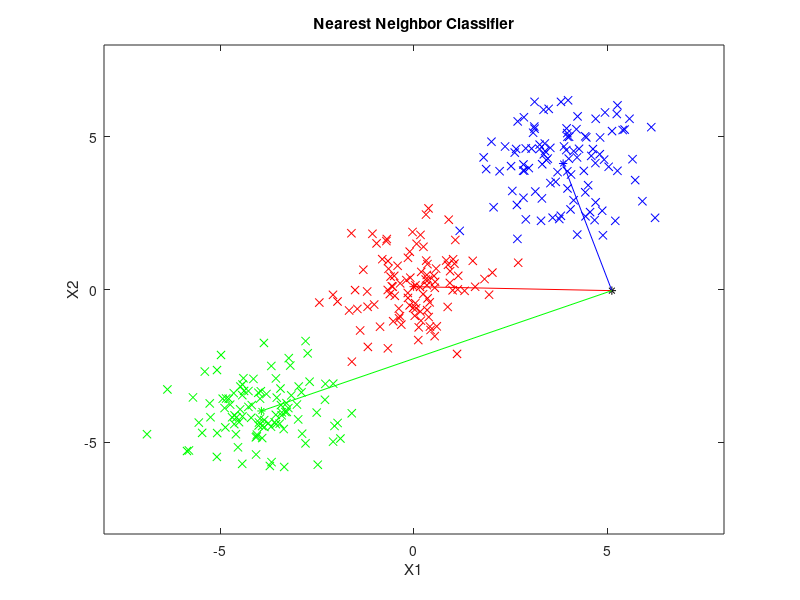

MATLAB code for this plot:
clc; clear; close all;

labels = ['r'; 'b'; 'g'];

load('datasets/three-balls/threeballs.mat');

point = 16 * (rand(2,1) - 0.5);

centroid1 = sum(data(1:2,1:100),2) / size(data(1:2,1:100),2);
centroid2 = sum(data(1:2,101:200),2) / size(data(1:2,101:200),2);
centroid3 = sum(data(1:2,201:300),2) / size(data(1:2,201:300),2);

plot(data(1,1:100), data(2,1:100), 'rx'); hold on;
plot(data(1,101:200), data(2,101:200), 'bx');
plot(data(1,201:300), data(2,201:300), 'gx');

plot(point(1,1), point(2,1), 'k*');

plot(centroid1(1,1), centroid1(2,1), 'r*');
plot(centroid2(1,1), centroid2(2,1), 'b*');
plot(centroid3(1,1), centroid3(2,1), 'g*');

plot([point(1,1) centroid1(1,1)],[point(2,1) centroid1(2,1)],'r');
plot([point(1,1) centroid2(1,1)],[point(2,1) centroid2(2,1)],'b');
plot([point(1,1) centroid3(1,1)],[point(2,1) centroid3(2,1)],'g');

axis([-8 8 -8 8]);
title('Nearest Neighbor Classifier');
xlabel('X1');
ylabel('X2');

distances = [];
for i = 1:length(data)
    diff = data(1:2,i) - point;
    dist = sqrt(diff' * diff);
    distances = [distances dist];
end

labels(data(3, find(min(distances) == distances)),:)